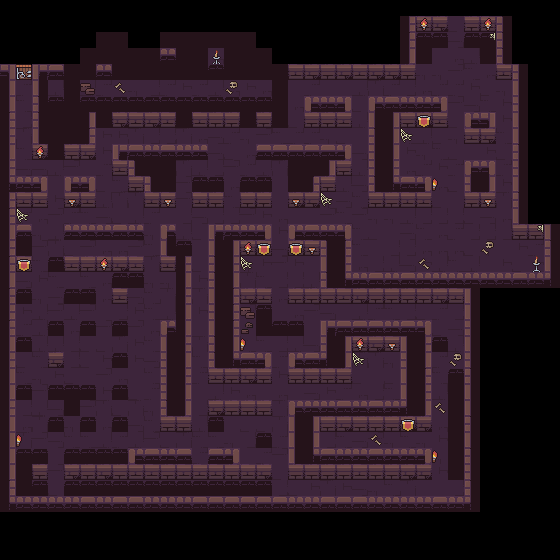

Rendered tile map (Tiled .tmx) drawn with the repository's tilesets; below, a short description and the map source with its tile grids summarised:
An orthogonal 35x35 tile map with 16x16 px tiles, 2 tile layers (map, scatter) and 89 objects.

<map version="1.5" tiledversion="1.7.2" orientation="orthogonal" renderorder="right-down" width="35" height="35" tilewidth="16" tileheight="16" infinite="0" nextlayerid="6" nextobjectid="224">
 <editorsettings>
  <export target="../game/src/maps/rolling_out.lua" format="lua" />
 </editorsettings>
 <tileset firstgid="1" source="tileset/dungeon-tileset.tsx" />
 <layer id="1" name="map" width="35" height="35">
  <data>[1225 cells, 937 non-empty, 39 distinct tile ids]</data>
 </layer>
 <objectgroup id="2" name="entities">
  <object id="49" template="templates/PlayerStart.tx" x="16" y="80" />
  <object id="56" template="templates/Spikes.tx" x="272" y="352" />
  <object id="69" template="templates/BoulderRound.tx" x="112" y="128" />
  <object id="195" template="templates/BoulderRound.tx" x="416" y="144" />
  <object id="61" template="templates/Light.tx" x="272" y="304" />
  <object id="63" template="templates/MovableMirror_UR.tx" x="272" y="288" />
  <object id="64" template="templates/BLUE/Gate-BLUE.tx" x="272" y="368" />
  <object id="65" template="templates/GREEN/Gate-GREEN.tx" x="320" y="304" />
  <object id="66" template="templates/PINK/Gate-PINK.tx" x="336" y="384" />
  <object id="67" template="templates/PINK/PressurePlate-PINK.tx" x="272" y="304" />
  <object id="68" template="templates/GREEN/PressurePlate-GREEN.tx" x="272" y="336" />
  <object id="71" template="templates/BLUE/PressurePlate-BLUE.tx" x="304" y="272" />
  <object id="72" template="templates/Coffee.tx" x="304" y="336" />
  <object id="73" template="templates/RotatingMirror_DL.tx" x="48" y="480" />
  <object id="75" template="templates/Crate.tx" x="368" y="368" />
  <object id="78" template="templates/Vampire.tx" x="336" y="432" />
  <object id="79" template="templates/Salt.tx" x="416" y="480" />
  <object id="80" template="templates/ExitDoor.tx" x="448" y="16" />
  <object id="81" template="templates/RotatingMirror_DR.tx" x="448" y="304" />
  <object id="82" template="templates/MovableMirror_UL.tx" x="112" y="400" />
  <object id="144" template="templates/MovableMirror_UL.tx" x="160" y="304" />
  <object id="88" template="templates/MovableMirror_UL.tx" x="448" y="480" />
  <object id="83" template="templates/MovableMirror_DR.tx" x="32" y="400" />
  <object id="141" template="templates/MovableMirror_DR.tx" x="48" y="304" />
  <object id="86" template="templates/MovableMirror_DR.tx" x="48" y="80" />
  <object id="84" template="templates/MovableMirror_DL.tx" x="112" y="336" />
  <object id="142" template="templates/MovableMirror_DL.tx" x="160" y="272" />
  <object id="140" template="templates/MovableMirror_UR.tx" x="64" y="336" />
  <object id="89" template="templates/Tomb-Open.tx" x="320" y="432" />
  <object id="100" template="templates/Boulder.tx" x="32" y="224" />
  <object id="139" template="templates/Boulder.tx" x="32" y="432" />
  <object id="109" template="templates/Boulder.tx" x="32" y="304" />
  <object id="135" template="templates/Boulder.tx" x="144" y="432" />
  <object id="108" template="templates/Boulder.tx" x="96" y="304" />
  <object id="115" template="templates/Boulder.tx" x="32" y="368" />
  <object id="114" template="templates/Boulder.tx" x="128" y="400" />
  <object id="113" template="templates/Boulder.tx" x="96" y="368" />
  <object id="104" template="templates/Boulder.tx" x="80" y="336" />
  <object id="143" template="templates/RotatingMirror_DL.tx" x="48" y="272" />
  <object id="146" template="templates/Spikes.tx" x="144" y="256" />
  <object id="147" template="templates/Spikes.tx" x="304" y="128" />
  <object id="148" template="templates/Spikes.tx" x="368" y="80" />
  <object id="149" template="templates/RotatingMirror_DR.tx" x="496" y="80" />
  <object id="151" template="templates/Boulder.tx" x="464" y="64" />
  <object id="152" template="templates/Boulder.tx" x="432" y="80" />
  <object id="158" template="templates/Boulder.tx" x="240" y="160" />
  <object id="159" template="templates/Boulder.tx" x="208" y="160" />
  <object id="167" template="templates/MovableMirror_UL.tx" x="496" y="224" />
  <object id="168" template="templates/Vampire.tx" x="144" y="80" />
  <object id="183" template="templates/Spikes.tx" x="464" y="224" />
  <object id="201" template="templates/Spikes.tx" x="464" y="240" />
  <object id="199" template="templates/Spikes.tx" x="480" y="224" />
  <object id="202" template="templates/Spikes.tx" x="496" y="224" />
  <object id="191" template="templates/Spikes.tx" x="448" y="240" />
  <object id="193" template="templates/Spikes.tx" x="384" y="240" />
  <object id="192" template="templates/Spikes.tx" x="416" y="240" />
  <object id="186" template="templates/Spikes.tx" x="400" y="240" />
  <object id="184" template="templates/Spikes.tx" x="432" y="240" />
  <object id="185" template="templates/Spikes.tx" x="352" y="240" />
  <object id="194" template="templates/Salt.tx" x="368" y="240" />
  <object id="212" template="templates/Salt.tx" x="352" y="240" />
  <object id="203" template="templates/Salt.tx" x="384" y="240" />
  <object id="208" template="templates/Salt.tx" x="432" y="240" />
  <object id="211" template="templates/Salt.tx" x="464" y="224" />
  <object id="204" template="templates/Salt.tx" x="400" y="240" />
  <object id="207" template="templates/Salt.tx" x="448" y="240" />
  <object id="210" template="templates/Salt.tx" x="480" y="224" />
  <object id="205" template="templates/Salt.tx" x="416" y="240" />
  <object id="206" template="templates/Salt.tx" x="464" y="240" />
  <object id="209" template="templates/Salt.tx" x="496" y="224" />
  <object id="223" template="templates/Tomb-GoldenKey.tx" x="352" y="256" />
 </objectgroup>
 <layer id="3" name="scatter" width="35" height="35">
  <data>[1225 cells, 83 non-empty, 13 distinct tile ids]</data>
 </layer>
 <objectgroup id="5" name="reverb">
  <object id="169" template="templates/reverb_zones/corridor.tx" x="192" y="224" width="16" height="240" />
  <object id="170" template="templates/reverb_zones/corridor.tx" x="272" y="400" width="16" height="96" />
  <object id="171" template="templates/reverb_zones/small_room.tx" x="208" y="416" width="64" height="48" />
  <object id="172" template="templates/reverb_zones/corridor.tx" x="288" y="480" width="176" height="16" />
  <object id="173" template="templates/reverb_zones/corridor.tx" x="432" y="320" width="16" height="160" />
  <object id="175" template="templates/reverb_zones/corridor.tx" x="320" y="304" width="128" height="16" />
  <object id="176" template="templates/reverb_zones/small_room.tx" x="240" y="304" width="80" height="48" />
  <object id="177" template="templates/reverb_zones/large_room.tx" x="16" y="224" width="144" height="224" />
  <object id="213" template="templates/reverb_zones/medium_room.tx" x="368" y="80" width="176" height="192" />
  <object id="214" template="templates/reverb_zones/small_room.tx" x="240" y="224" width="80" height="80" />
  <object id="215" template="templates/reverb_zones/corridor.tx" x="16" y="80" width="352" height="144" />
  <object id="216" template="templates/reverb_zones/small_room.tx" x="352" y="352" width="48" height="48" />
  <object id="217" template="templates/reverb_zones/corridor.tx" x="208" y="384" width="144" height="16" />
  <object id="218" template="templates/reverb_zones/corridor.tx" x="320" y="432" width="112" height="16" />
  <object id="219" template="templates/reverb_zones/corridor.tx" x="48" y="448" width="16" height="48" />
  <object id="220" template="templates/reverb_zones/corridor.tx" x="160" y="432" width="32" height="16" />
  <object id="221" template="templates/reverb_zones/corridor.tx" x="448" y="304" width="16" height="64" />
  <object id="222" template="templates/reverb_zones/small_room.tx" x="416" y="32" width="80" height="48" />
 </objectgroup>
</map>
